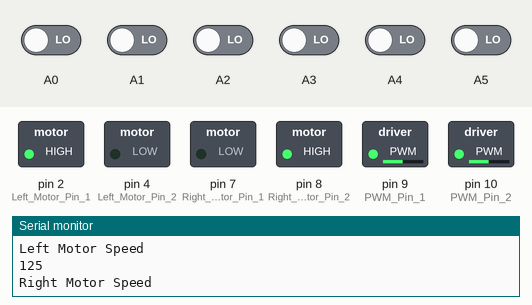
Simulated run of this sketch. Board: Arduino Uno, built with avr-gcc and run on an emulated ATmega328P. On the bench: switched loads named in the sketch (green lamp = pin HIGH), the last lines printed to the serial monitor. Dashed ring = blinking. The test bench sets the inputs (shaded band); at power-on: A0–5 LOW.

Above: at 1.2 s.
1.3 s: A0 driven HIGH
At 1.6 s:
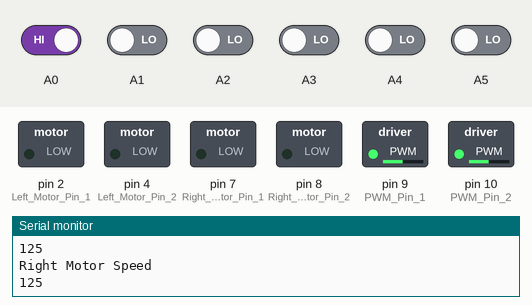
4.3 s: A2 driven HIGH
At 5.6 s:
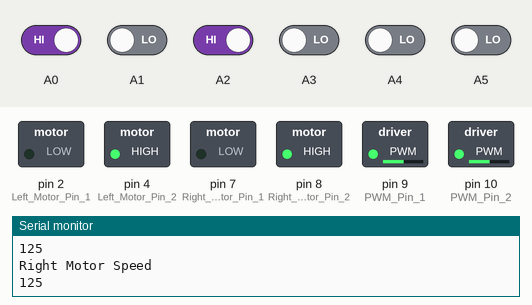
7.3 s: A1 driven HIGH
At 8.1 s:
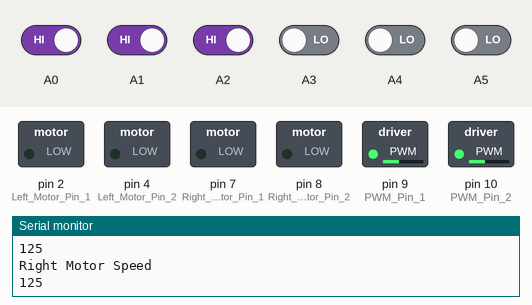
10.3 s: A3 driven HIGH
At 12.5 s:
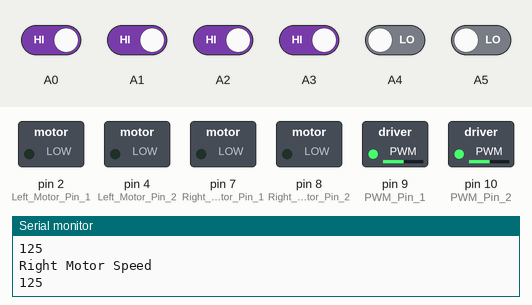
13.3 s: A4 driven HIGH
At 14.2 s:
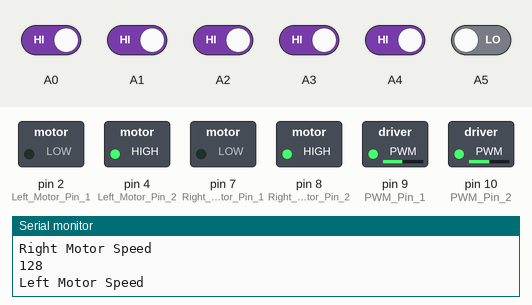
14.8 s: A5 driven HIGH
At 17.5 s:
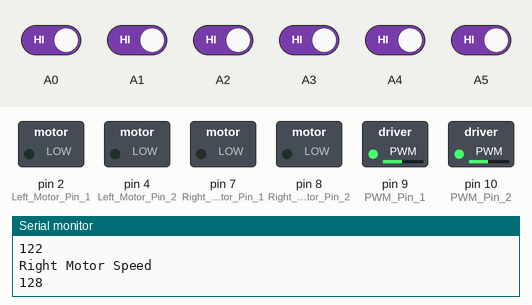
Timing chart, 0 to 18.8 s (numbered marks = the images above; inputs shaded):
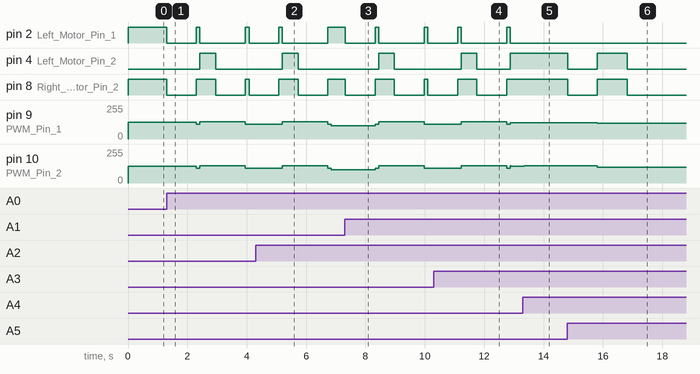

Measured:
- after the input at 1.3 s, pin 2 (Left_Motor_Pin_1): goes LOW 1.0 s, HIGH 0.12 s, LOW 1.5 s, HIGH 0.12 s, then LOW, starting at once; pin 4 (Left_Motor_Pin_2): LOW → HIGH after 1.1 s, → LOW 0.53 s later
- after the input at 4.3 s, pin 2 (Left_Motor_Pin_1), pin 8 (Right_Motor_Pin_2): goes on until 6.7 s, then stays HIGH
- after the input at 7.3 s, pin 2 (Left_Motor_Pin_1): goes LOW 1.0 s, HIGH 0.12 s, LOW 1.5 s, HIGH 0.12 s, then LOW, starting at once; pin 4 (Left_Motor_Pin_2): LOW → HIGH after 1.1 s, → LOW 0.53 s later
- after the input at 10.3 s, pin 8 (Right_Motor_Pin_2): goes on until 12.8 s, then stays HIGH
- after the input at 13.3 s, pin 9 (PWM_Pin_1): 123/255 → 122/255 after 0.05 s; pin 10 (PWM_Pin_2): 127/255 → 128/255 after 0.05 s
- after the input at 14.8 s, pin 4 (Left_Motor_Pin_2), pin 8 (Right_Motor_Pin_2): HIGH → LOW at once, → HIGH 1.0 s later, → LOW 1.0 s later; pin 9 (PWM_Pin_1): 122/255 → 120/255 after 1.0 s; pin 10 (PWM_Pin_2): 128/255 → 120/255 after 1.0 s

The sketch:

L.F_6.0_PID.ino
```cpp
//const int trigPin = 3;
//const int echoPin = 5;
float Kp=1,Ki=0.0,Kd=0.5;
float error=0, P=0, I=0, D=0, PID_value=0;
float previous_error=0, previous_I=0;
int sensor[6]={0, 0, 0, 0, 0, 0};
int initial_motor_speed=125;
int left_motor_speed = 0;
int right_motor_speed =0;
int g=5;

int object_detect();
void read_sensor_values(void);
void calculate_pid(void);
void motor_control(void);

void setup()
{
 pinMode(9,OUTPUT); //PWM Pin 1
 pinMode(10,OUTPUT); //PWM Pin 2
 pinMode(2,OUTPUT); //Left Motor Pin 1
 pinMode(4,OUTPUT); //Left Motor Pin 2
 pinMode(7,OUTPUT); //Right Motor Pin 1
 pinMode(8,OUTPUT);  //Right Motor Pin 2

 Serial.begin(9600); //Enable Serial Communications
}

void loop()
{
  /*  g=object_detect();
    if(g==1)
    {
      digitalWrite(13,HIGH);
      Serial.print("\nIT IS READY TO GO");
    }
    else
    {
      digitalWrite(13,LOW);
      Serial.print("\nIt will not Go");
    }*/

    read_sensor_values();
    calculate_pid();
    motor_control();
   // display_values();
   // delay(3000);
}

/*int object_detect()
{
  // establish variables for duration of the ping,
  // and the distance result in inches and centimetersg=:
  long duration, inches, cm;
  int d=5;
  // The sensor is triggered by a HIGH pulse of 10 or more microseconds.
  // Give a short LOW pulse beforehand to ensure a clean HIGH pulse:
  pinMode(trigPin, OUTPUT);
  digitalWrite(trigPin, LOW);
  delayMicroseconds(2);
  digitalWrite(trigPin, HIGH);
  delayMicroseconds(10);
  digitalWrite(trigPin, LOW);

  // Read the signal from the sensor: a HIGH pulse whose
  // duration is the time (in microseconds) from the sending
  // of the ping to the reception of its echo off of an object.
  pinMode(echoPin, INPUT);
  duration = pulseIn(echoPin, HIGH);

  // convert the time into a distance
  inches = microsecondsToInches(duration);
  cm = microsecondsToCentimeters(duration);

  Serial.print(inches);
  Serial.print("in, ");
  Serial.print(cm);
  Serial.print("cm");
  Serial.println();

  delay(1000);
  if(cm>10)
  {
    d=1;
  }

  else d=0;
  return d;
}

long microsecondsToInches(long microseconds)
{
  // According to Parallax's datasheet for the PING))), there are
  // 73.746 microseconds per inch (i.e. sound travels at 1130 feet per
  // second).  This gives the distance travelled by the ping, outbound
  // and return, so we divide by 2 to get the distance of the obstacle.
  // See: http://www.parallax.com/dl/docs/prod/acc/28015-PING-v1.3.pdf
  return microseconds / 74 / 2;
}

long microsecondsToCentimeters(long microseconds)
{
  // The speed of sound is 340 m/s or 29 microseconds per centimeter.
  // The ping travels out and back, so to find the distance of the
  // object we take half of the distance travelled.
  return microseconds / 29 / 2;
}*/

void read_sensor_values()
{

  sensor[0]=digitalRead(A0);
  sensor[1]=digitalRead(A1);
  sensor[2]=digitalRead(A2);
  sensor[3]=digitalRead(A3);
  sensor[4]=digitalRead(A4);
  sensor[5]=digitalRead(A5);

  if((sensor[0]==1)&&(sensor[1]==1)&&(sensor[2]==1)&&(sensor[3]==1)&&(sensor[4]==1)&&(sensor[5]==0))  //1-1-1-1-1-0
  error=3;
  else if((sensor[0]==1)&&(sensor[1]==1)&&(sensor[2]==1)&&(sensor[3]==1)&&(sensor[4]==0)&&(sensor[5]==0))  //1-1-1-1-0-0
  error=2;
  else if((sensor[0]==1)&&(sensor[1]==1)&&(sensor[2]==1)&&(sensor[3]==0)&&(sensor[4]==0)&&(sensor[5]==1))  //1-1-1-0-0-1
  error=1;
  else if((sensor[0]==1)&&(sensor[1]==1)&&(sensor[2]==0)&&(sensor[3]==0)&&(sensor[4]==1)&&(sensor[5]==1))  //1-1-0-0-1-1
  error=0;
  else if((sensor[0]==1)&&(sensor[1]==0)&&(sensor[2]==0)&&(sensor[3]==1)&&(sensor[4]==1)&&(sensor[5]==1))  //1-0-0-1-1-1
  error=-1;
  else if((sensor[0]==0)&&(sensor[1]==0)&&(sensor[2]==1)&&(sensor[3]==1)&&(sensor[4]==1)&&(sensor[5]==1))  //0-0-1-1-1-1
  error=-2;
  else if((sensor[0]==0)&&(sensor[1]==1)&&(sensor[2]==1)&&(sensor[3]==1)&&(sensor[4]==1)&&(sensor[5]==1))  //0-1-1-1-1-1
  error=-3;
  //else if((sensor[0]==0)&&(sensor[1]==0)&&(sensor[2]==0)&&(sensor[3]==0)&&(sensor[4]==0))

 /* else
  {
    if(error==-4)
  error=-5;

  else error=5;
  }*/
}

void calculate_pid()
{
    P = error;
    I = I + error;
    D = error-previous_error;

    PID_value = (Kp*P) + (Ki*I) + (Kd*D);

    previous_I=I;
    previous_error=error;
}

void display_values()
{
  Serial.print("\n---------------------------------------------------------------------\nP= ");
  Serial.print(P);
  Serial.print("\nI= ");
  Serial.print(I);
  Serial.print("\nD= ");
  Serial.print(D);
  Serial.print("\nPID value = ");
  Serial.print(PID_value);
  Serial.print("\nLEFT MOTOR SPEED= ");
  Serial.print(left_motor_speed);
  Serial.print("\nRIGHT MOTOR SPEED= ");
  Serial.print(right_motor_speed);
  Serial.println("\n----------------------------------------------------------------------");
}

void motor_control()
{
    // Calculating the effective motor speed:
    left_motor_speed = initial_motor_speed-PID_value;
    right_motor_speed = initial_motor_speed+PID_value;

    // The motor speed should not exceed the max PWM value
    constrain(left_motor_speed,0,150);
    constrain(right_motor_speed,0,150);

      //Right Motor Speed
    //following lines of code are to make the bot move forward
    /*The pi-*n numbers and high, low values might be different*/

    if((sensor[0]==1)&&(sensor[1]==1)&&(sensor[2]==0)&&(sensor[3]==0)&&(sensor[4]==1)&&(sensor[5]==1))    // 1 1 0 0 1 1
    {
    digitalWrite(2,HIGH);
    digitalWrite(4,LOW);
    digitalWrite(7,LOW);
    digitalWrite(8,HIGH);
    analogWrite(9,left_motor_speed);    //intial_motor_speed-PID_value
    analogWrite(10,right_motor_speed);    //intial_motor_speed+PID_value
    }


    else if((sensor[0]==1)&&(sensor[1]==0)&&(sensor[2]==0)&&(sensor[3]==1)&&(sensor[4]==1)&&(sensor[5]==1))  // 1 0 0 1 1 1
    {
    digitalWrite(2,HIGH);
    digitalWrite(4,LOW);
    digitalWrite(7,HIGH);
    digitalWrite(8,LOW);
    analogWrite(9,left_motor_speed);    //intial_motor_speed-PID_value
    analogWrite(10,right_motor_speed);    //intial_motor_speed+PID_value
    }

    else if((sensor[0]==0)&&(sensor[1]==0)&&(sensor[2]==1)&&(sensor[3]==1)&&(sensor[4]==1)&&(sensor[5]==1))  // 0 0 1 1 1 1
    {
    digitalWrite(2,HIGH);
    digitalWrite(4,LOW);
    digitalWrite(7,HIGH);
    digitalWrite(8,LOW);
    analogWrite(9,left_motor_speed);    //intial_motor_speed-PID_value
    analogWrite(10,right_motor_speed);    //intial_motor_speed+PID_value
    }

    else if((sensor[0]==0)&&(sensor[1]==1)&&(sensor[2]==1)&&(sensor[3]==1)&&(sensor[4]==1)&&(sensor[5]==1))  // 0 1 1 1 1 1
    {
    digitalWrite(2,HIGH);
    digitalWrite(4,LOW);
    digitalWrite(7,HIGH);
    digitalWrite(8,LOW);
    analogWrite(9,left_motor_speed);    //intial_motor_speed-PID_value
    analogWrite(10,right_motor_speed);    //intial_motor_speed+PID_value
    }


      else if((sensor[0]==0)&&(sensor[1]==0)&&(sensor[2]==0)&&(sensor[3]==0)&&(sensor[4]==1)&&(sensor[5]==1)) // 0 0 0 0 1 1
    {
     halt();
     forward();
     digitalWrite(2,HIGH);
     digitalWrite(4,LOW);
     digitalWrite(7,HIGH);
     digitalWrite(8,LOW);    //FOR LEFT TURN 90
     analogWrite(9,130);
     analogWrite(10,130);
     delay(530);//530
     halt();
     forward();
     }

     else if((sensor[0]==0)&&(sensor[1]==0)&&(sensor[2]==0)&&(sensor[3]==1)&&(sensor[4]==1)&&(sensor[5]==1))  //0-0-0-1-1-1
     {
       halt();
     forward();
     digitalWrite(2,HIGH);
     digitalWrite(4,LOW);
     digitalWrite(7,HIGH);    //FOR LEFT TURN 90
     digitalWrite(8,LOW);
     analogWrite(9,130);
     analogWrite(10,130);
     delay(530);//530
     halt();
     forward();
     }

     else if((sensor[0]==0)&&(sensor[1]==0)&&(sensor[2]==0)&&(sensor[3]==0)&&(sensor[4]==0)&&(sensor[5]==1))  //0-0-0-0-0-1
     {
       halt();
     forward();
     digitalWrite(2,HIGH);
     digitalWrite(4,LOW);
     digitalWrite(7,HIGH);
     digitalWrite(8,LOW);    //FOR LEFT 90 TURN
     analogWrite(9,130);
     analogWrite(10,130);
     delay(530);//530
     halt();
     forward();
     }

    else if((sensor[0]==1)&&(sensor[1]==1)&&(sensor[2]==0)&&(sensor[3]==0)&&(sensor[4]==0)&&(sensor[5]==0)) // 1 1 0 0 0 0
    {

    halt();
    forward();
    digitalWrite(2,LOW);
    digitalWrite(4,HIGH);
    digitalWrite(7,LOW);
    digitalWrite(8,HIGH);    //FOR RIGHT TURN 90
    analogWrite(9,130);
    analogWrite(10,130);
    delay(530);//530
    halt();
    forward();
    }

     else if((sensor[0]==1)&&(sensor[1]==1)&&(sensor[2]==1)&&(sensor[3]==0)&&(sensor[4]==0)&&(sensor[5]==0)) // 1 1 1 0 0 0
    {

    halt();
    forward();
    digitalWrite(2,LOW);
    digitalWrite(4,HIGH);
    digitalWrite(7,LOW);
    digitalWrite(8,HIGH);    //FOR RIGHT TURN 90
    analogWrite(9,130);
    analogWrite(10,130);
    delay(530);//530
    halt();
    forward();
    }

     else if((sensor[0]==1)&&(sensor[1]==0)&&(sensor[2]==0)&&(sensor[3]==0)&&(sensor[4]==0)&&(sensor[5]==0)) // 1 0 0 0 0 0
    {

    halt();
    forward();
    digitalWrite(2,LOW);
    digitalWrite(4,HIGH);
    digitalWrite(7,LOW);
    digitalWrite(8,HIGH);    //FOR RIGHT TURN 90
    analogWrite(9,130);
    analogWrite(10,130);
    delay(530);//530
    halt();
    forward();
    }

    else if((sensor[0]==1)&&(sensor[1]==1)&&(sensor[2]==1)&&(sensor[3]==0)&&(sensor[4]==0)&&(sensor[5]=1)) // 1 1 1 0 0 1
    {
    digitalWrite(2,LOW);
    digitalWrite(4,HIGH);
    digitalWrite(7,LOW);
    digitalWrite(8,HIGH);
    analogWrite(9,left_motor_speed);    //intial_motor_speed-PID_value
    analogWrite(10,right_motor_speed);    //intial_motor_speed+PID_value
    }


     else if((sensor[0]==1)&&(sensor[1]==1)&&(sensor[2]==1)&&(sensor[3]==1)&&(sensor[4]==0)&&(sensor[5]==0)) // 1 1 1 1 0 0
    {
    digitalWrite(2,LOW);
    digitalWrite(4,HIGH);
    digitalWrite(7,LOW);
    digitalWrite(8,HIGH);
    analogWrite(9,left_motor_speed);    //intial_motor_speed-PID_value
    analogWrite(10,right_motor_speed);    //intial_motor_speed+PID_value
    }

    else if((sensor[0]==1)&&(sensor[1]==1)&&(sensor[2]==1)&&(sensor[3]==1)&&(sensor[4]==1)&&(sensor[5]==0))  // 1 1 1 1 1 0
    {
    digitalWrite(2,LOW);
    digitalWrite(4,HIGH);
    digitalWrite(7,LOW);
    digitalWrite(8,HIGH);
    analogWrite(9,left_motor_speed);    //intial_motor_speed-PID_value
    analogWrite(10,right_motor_speed);    //intial_motor_speed+PID_value
    }


   /* else if((sensor[0]==1)&&(sensor[1]==1)&&(sensor[2]==1)&&(sensor[3]==1)&&(sensor[4]==1))   // 1 1 1 1 1
    {
    digitalWrite(2,HIGH);
    digitalWrite(4,LOW);
    digitalWrite(7,LOW);
    digitalWrite(8,HIGH);
    analogWrite(9,left_motor_speed);    //intial_motor_speed-PID_value
    analogWrite(10,right_motor_speed);    //intial_motor_speed+PID_value
    }*/

    else if((sensor[0]==0)&&(sensor[1]==0)&&(sensor[2]==0)&&(sensor[3]==0)&&(sensor[4]==0)&&(sensor[5]==0))   // 0 0 0 0 0 0
    {
    digitalWrite(2,HIGH);
    digitalWrite(4,LOW);
    digitalWrite(7,LOW);
    digitalWrite(8,HIGH);
    analogWrite(9,left_motor_speed);    //intial_motor_speed-PID_value
    analogWrite(10,right_motor_speed);    //intial_motor_speed+PID_value
    }

    else if((sensor[0]==1)&&(sensor[1]==1)&&(sensor[2]==1)&&(sensor[3]==1)&&(sensor[4]==1)&&(sensor[5]==1))  // 1 1 1 1 1 1
    {
      halt();
      digitalWrite(2,LOW);
      digitalWrite(4,HIGH);
      digitalWrite(7,LOW);
      digitalWrite(8,HIGH);
      analogWrite(9,120);
      analogWrite(10,120);
      delay(1000);
      halt();
    }

    else
    {
    digitalWrite(2,HIGH);
    digitalWrite(4,LOW);
    digitalWrite(7,LOW);
    digitalWrite(8,HIGH);
    analogWrite(9,100);    //intial_motor_speed-PID_value
    analogWrite(10,100);    //intial_motor_speed+PID_value
    }

    Serial.println("\nLeft Motor Speed ");
    Serial.print(left_motor_speed);
    Serial.println("\nRight Motor Speed ");
    Serial.print(right_motor_speed);
}

void halt()

{
  digitalWrite(2,LOW);
  digitalWrite(4,LOW);
  digitalWrite(7,LOW);
  digitalWrite(8,LOW);
  delay(1000);
}

void forward()
{
  digitalWrite(2,HIGH);
  digitalWrite(4,LOW);
  digitalWrite(7,LOW);
  digitalWrite(8,HIGH);
  analogWrite(9,110);
  analogWrite(10,110);
  delay(123);
}
```
